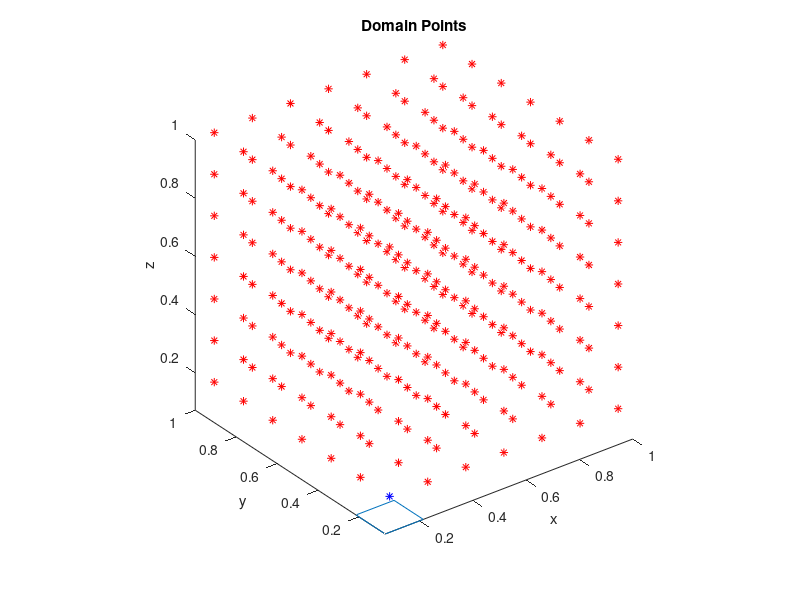

Recreate this plot in MATLAB. (Note: this script raises an error after producing the figure.)
clc 
clear 
M=7; 
N=7; 
L=7;
LX=1; 
LY=1; 
LZ=1; 
dx=LX/M; 
dy=LY/N; 
dz=LZ/L; 
for k=1:L; 
if (k==1 |k==L) 
c=0;
else 
c=1;
end
for i=1:M;
for j=1:N;
if (j==1 | i==1) 
u(i,j,k)=0*c;
elseif (j==N | i==M) 
u(i,j,k)=0; 
else u(i,j,k)=c*randn(1,1);
end 
end 
end 
end 
for i=1:M; 
for j=1:N; 
for k=1:L; 
x(i,j,k)=i*dx;
y(i,j,k)=j*dy;
z(i,j,k)=k*dz; 
end 
end
end
figure
for i=1:M; 
for j=1:N; 
for k=1:L; 
plot3(x(i,j,k),y(i,j,k),z(i,j,k),'*r') 
end 
hold on 
end 
end 
title('Domain Points')
xlabel('x') 
ylabel('y') 
zlabel('z') 
tic
for i=1:M; 
for j=1:N; 
for k=1:L; 
xc=x(i,j,k); 
yc=y(i,j,k); 
zc=z(i,j,k); 
hold on 
plot3(xc,yc,zc,'*b')
axis equal
%-------------------------------------------------------- 
%Bottom Plane 
xc1=xc+dx/2;
yc1=yc+dy/2;
zc1=zc-dz/2; xc2=xc-dx/2; yc2=yc+dy/2; zc2=zc-dz/2; xc3=xc-dx/2; yc3=yc-dy/2; zc3=zc-dz/2; 
xc4=xc+dx/2; yc4=yc-dy/2; zc4=zc-dz/2; v1=[xc1,xc2]; v2=[yc1,yc2]; v3=[zc1,zc2]; f=line(v1,v2,v3); v1=[xc2,xc3]; 
v2=[yc2,yc3]; v3=[zc2,zc3]; f=line(v1,v2,v3); v1=[xc3,xc4]; v2=[yc3,yc4]; v3=[zc3,zc4]; f=line(v1,v2,v3); v1=[xc4,xc1]; 
v2=[yc4,yc1]; v3=[zc4,zc1]; f=line(v1,v2,v3); %-------------------------------------------------------- 
%Top Plane xc5=xc+dx/2; 
yc5=yc+dy/2; 
zc5=zc+dz/2; xc6=xc-dx/2; yc6=yc+dy/2; zc6=zc+dz/2; xc7=xc-dx/2; yc7=yc-dy/2; 
zc7=zc+dz/2;
xc8=xc+dx/2;
yc8=yc-dy/2; 
zc8=zc+dz/2; 
v1=[xc5,xc6]; 
v2=[yc5,yc6]; 
v3=[zc5,zc6];
f=line(v1,v2,v3);
v1=[xc6,xc7]; 
v2=[yc6,yc7]; 
v3=[zc6,zc7]; 
f=line(v1,v2,v3); 
v1=[xc7,xc8]; 
v2=[yc7,yc8]; 
v3=[zc7,zc8]; 
f=line(v1,v2,v3); 
v1=[xc8,xc5]; 
v2=[yc8,yc5];
v3=[zc8,zc5]; 
f=line(v1,v2,v3); 
%--------------------------------------------------------
% Side Planes
v1=[xc1,xc5]; 
v2=[yc1,yc5]; 
v3=[zc1,zc5]; 
f=line(v1,v2,v3); 
v1=[xc2,xc6]; 
v2=[yc2,yc6]; 
v3=[zc2,zc6];
f=line(v1,v2,v3); 
v1=[xc3,xc7]; 
v2=[yc3,yc7]; 
v3=[zc3,zc7]; 
f=line(v1,v2,v3); 
v1=[xc4,xc8]; 
v2=[yc4,yc8]; 
v3=[zc4,zc8];
f=line(v1,v2,v3); 
%-------------------------------------------------------- 
end 
end 
end 
toc
